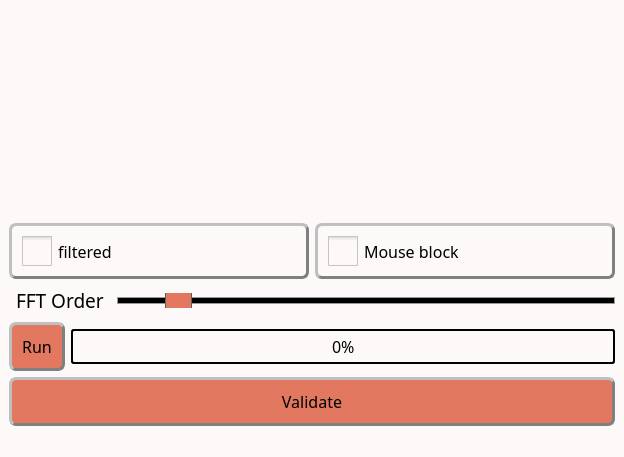
<?xml version="1.0" encoding="UTF-8"?>
<ui version="4.0">
 <class>MainWindow</class>
 <widget class="QMainWindow" name="MainWindow">
  <property name="geometry">
   <rect>
    <x>0</x>
    <y>0</y>
    <width>623</width>
    <height>457</height>
   </rect>
  </property>
  <property name="windowTitle">
   <string>Background substraction</string>
  </property>
  <property name="styleSheet">
   <string notr="true">/* Couleur du fond, label, combobox, progressbar vide et spin box */
QWidget, QLabel, QComboBox, QProgressBar, QSpinBox {background-color: rgb(253, 249, 248)}

/* Couleur quand inactif */
QPushButton:disabled, QComboBox:disabled, QSpinBox:disabled {background-color: rgba(243, 98, 64,150)}

/* Couleur des boutons et des selecteurs */
QPushButton, QComboBox::drop-down:button, QComboBox::down-arrow, QComboBox::down-arrow:disabled, QSpinBox::drop-down:button, QSpinBox::down-arrow, QSpinBox::down-arrow:disabled, QSpinBox::drop-up:button, QSpinBox::up-arrow, QSpinBox::up-arrow:disabled, QSlider::handle:horizontal {background-color: rgb(226, 120, 95)}

/* Couleur des bordures de même couleur que les boutons */
QComboBox::drop-down:button, QSpinBox::drop-down:button, QSpinBox::drop-up:button {border-color: rgb(193, 167, 181)}

/* Couleur des textes */
QLabel, QPushButton, QPushButton:hover, QCheckBox, QComboBox, Line, QTextEdit, QSpinBox {color: rgb(0, 0, 0)}

/* style des bordures 1 */
QLabel, QPushButton, QPushButton:hover, QCheckBox, QComboBox, QSpinBox  {
	border-style : outset;
	min-width : 5em;
}

/* style des bordures 2 */
QPushButton, QPushButton:hover, QCheckBox, QComboBox, QSpinBox  {
	border-radius: 7px;
	border-width: 3px;
	border-color: gray;
}

/* Font 1 */
QPushButton, QPushButton:hover, QCheckBox, QProgressBar {font: 12pt &quot;Noto Sans Cond&quot;}

/* Font 2 */
QComboBox, QTextEdit, QSpinBox {font: 10pt &quot;Noto Sans Cond&quot;}

/* Padding 1 */
QLabel, QComboBox, QComboBox::down-arrow, QSpinBox, QSpinBox::down-arrow, QSpinBox::up-arrow {padding : 2px;}

/* Padding 2 */
QPushButton, QPushButton:hover, QCheckBox {padding : 10px;}

/* Gestion taille des QCheckBoxes */
QCheckBox::indicator:unchecked, QCheckBox::indicator:unchecked:hover, QCheckBox::indicator:checked, QCheckBox::indicator:checked:hover  {
	width :30px;
	height : 30px;
}

QLabel {
	Border-radius : 5px;
	border-width : 0px;
	border-color : black;
	font : 14pt &quot;Noto Sans Cond&quot;;
}

QPushButton:hover {background-color: rgb(243, 98, 64);}

QCheckBox::indicator:unchecked {image: url(icons/uncheck_icon.png);}

QCheckBox::indicator:unchecked:hover {image: url(icons/uncheck_hover_icon.png);}

QCheckBox::indicator:checked {image: url(icons/Check_icon.png);}

QCheckBox::indicator:checked:hover {image: url(icons/Check_hover_icon.png);}

QComboBox::drop-down:button{
	border-radius: 4px;
	border-width: 3px;
	width: 36px;
}

QComboBox::down-arrow {
	image : url(icons/Arrow_down.png);
    width: 26px;
    height: 24px;
}

Line{
	format: plain;
	midLine-Width : 5px;
}

QFrame[height=&quot;3&quot;], QFrame[width=&quot;3&quot;] {background-color: #3A3939;}

QTextEdit{
	background-color: rgb(255, 255, 255);
	border-style: solid;
	border-radius: 5px;
	border-width: 2px;
	border-color: black;
}

QLineEdit {font : 12pt &quot;Noto Sans Cond&quot;;}

/* Gestion taille des QLineEdit */
QLineEdit::indicator:unchecked, QLineEdit::indicator:unchecked:hover, QLineEdit::indicator:checked, QLineEdit::indicator:checked:hover  {
	border-color: black;
}

QHBoxLayout {background-color: rgb(0, 240, 240, 50);}

QProgressBar {
	text-align: center;
	border: 2px solid black;
	border-radius: 3px;
 }

 QProgressBar::chunk {
	background-color: rgb(243, 98, 64);
	width: 20px;
	margin : 0.5px;
 }

QSpinBox::drop-down:button, QSpinBox::drop-up:button {
	border-radius: 2px;
	border-width: 3px;
	width: 36px;
}

QSpinBox::down-arrow {
	image : url(icons/Arrow_down.png);
    width: 26px;
    height: 24px;
}

QSpinBox::up-arrow {
	image : url(icons/Arrow_up.png);
    width: 26px;
    height: 24px;
}

QSlider::groove:horizontal {
    border: 1px solid #999999;
    height: 5px; /* the groove expands to the size of the slider by default. by giving it a height, it has a fixed size */
    background-color: rgb(0, 0, 0);
    margin: 2px 0;
}

QSlider::handle:horizontal {
    border: 1px solid #5c5c5c;
    width: 25px;
    height: 40px;
    margin: -10px 0; /* handle is placed by default on the contents rect of the groove. Expand outside the groove */
    border-radius: 3px;
}</string>
  </property>
  <widget class="QWidget" name="centralwidget">
   <property name="styleSheet">
    <string notr="true"/>
   </property>
   <layout class="QHBoxLayout" name="horizontalLayout_5">
    <item>
     <layout class="QVBoxLayout" name="verticalLayout_2">
      <item>
       <layout class="QHBoxLayout" name="horizontalLayout_4">
        <item>
         <widget class="ImageView" name="expSeries" native="true">
          <property name="sizePolicy">
           <sizepolicy hsizetype="MinimumExpanding" vsizetype="MinimumExpanding">
            <horstretch>0</horstretch>
            <verstretch>0</verstretch>
           </sizepolicy>
          </property>
         </widget>
        </item>
        <item>
         <widget class="PlotWidget" name="profiles" native="true">
          <property name="sizePolicy">
           <sizepolicy hsizetype="MinimumExpanding" vsizetype="MinimumExpanding">
            <horstretch>0</horstretch>
            <verstretch>0</verstretch>
           </sizepolicy>
          </property>
          <property name="minimumSize">
           <size>
            <width>600</width>
            <height>150</height>
           </size>
          </property>
         </widget>
        </item>
       </layout>
      </item>
      <item>
       <layout class="QVBoxLayout" name="verticalLayout">
        <item>
         <layout class="QHBoxLayout" name="horizontalLayout_3">
          <item>
           <widget class="QCheckBox" name="filtered">
            <property name="font">
             <font>
              <family>Noto Sans Cond</family>
              <pointsize>12</pointsize>
              <weight>50</weight>
              <italic>false</italic>
              <bold>false</bold>
             </font>
            </property>
            <property name="styleSheet">
             <string notr="true"/>
            </property>
            <property name="text">
             <string>filtered</string>
            </property>
           </widget>
          </item>
          <item>
           <widget class="QCheckBox" name="mouseLock">
            <property name="font">
             <font>
              <family>Noto Sans Cond</family>
              <pointsize>12</pointsize>
              <weight>50</weight>
              <italic>false</italic>
              <bold>false</bold>
             </font>
            </property>
            <property name="styleSheet">
             <string notr="true"/>
            </property>
            <property name="text">
             <string>Mouse block</string>
            </property>
           </widget>
          </item>
         </layout>
        </item>
        <item>
         <layout class="QHBoxLayout" name="horizontalLayout_2">
          <item>
           <widget class="QLabel" name="label_fft">
            <property name="enabled">
             <bool>true</bool>
            </property>
            <property name="font">
             <font>
              <family>Noto Sans Cond</family>
              <pointsize>14</pointsize>
              <weight>50</weight>
              <italic>false</italic>
              <bold>false</bold>
             </font>
            </property>
            <property name="styleSheet">
             <string notr="true"/>
            </property>
            <property name="text">
             <string>FFT Order</string>
            </property>
           </widget>
          </item>
          <item>
           <widget class="QSlider" name="slider_fft">
            <property name="maximum">
             <number>10</number>
            </property>
            <property name="pageStep">
             <number>1</number>
            </property>
            <property name="value">
             <number>1</number>
            </property>
            <property name="orientation">
             <enum>Qt::Horizontal</enum>
            </property>
           </widget>
          </item>
         </layout>
        </item>
        <item>
         <layout class="QHBoxLayout" name="horizontalLayout">
          <item>
           <widget class="QPushButton" name="preview">
            <property name="font">
             <font>
              <family>Noto Sans Cond</family>
              <pointsize>12</pointsize>
              <weight>50</weight>
              <italic>false</italic>
              <bold>false</bold>
             </font>
            </property>
            <property name="toolTip">
             <string>&lt;html&gt;&lt;head/&gt;&lt;body&gt;&lt;p&gt;&lt;span style=&quot; font-size:11pt;&quot;&gt;Run the computation&lt;/span&gt;&lt;/p&gt;&lt;/body&gt;&lt;/html&gt;</string>
            </property>
            <property name="styleSheet">
             <string notr="true"/>
            </property>
            <property name="text">
             <string>Run</string>
            </property>
            <property name="icon">
             <iconset>
              <normaloff>TSG_icons/run_icon.png</normaloff>TSG_icons/run_icon.png</iconset>
            </property>
           </widget>
          </item>
          <item>
           <widget class="QProgressBar" name="progressBar">
            <property name="font">
             <font>
              <family>Noto Sans Cond</family>
              <pointsize>12</pointsize>
              <weight>50</weight>
              <italic>false</italic>
              <bold>false</bold>
             </font>
            </property>
            <property name="value">
             <number>0</number>
            </property>
           </widget>
          </item>
         </layout>
        </item>
        <item>
         <widget class="QPushButton" name="Validate_button">
          <property name="minimumSize">
           <size>
            <width>116</width>
            <height>0</height>
           </size>
          </property>
          <property name="font">
           <font>
            <family>Noto Sans Cond</family>
            <pointsize>12</pointsize>
            <weight>50</weight>
            <italic>false</italic>
            <bold>false</bold>
           </font>
          </property>
          <property name="toolTip">
           <string>&lt;html&gt;&lt;head/&gt;&lt;body&gt;&lt;p&gt;&lt;span style=&quot; font-size:11pt;&quot;&gt;Export data to the main GUI&lt;/span&gt;&lt;/p&gt;&lt;/body&gt;&lt;/html&gt;</string>
          </property>
          <property name="styleSheet">
           <string notr="true"/>
          </property>
          <property name="text">
           <string>Validate</string>
          </property>
          <property name="icon">
           <iconset>
            <normaloff>TSG_icons/Export.png</normaloff>TSG_icons/Export.png</iconset>
          </property>
         </widget>
        </item>
       </layout>
      </item>
     </layout>
    </item>
   </layout>
  </widget>
  <widget class="QMenuBar" name="menubar">
   <property name="geometry">
    <rect>
     <x>0</x>
     <y>0</y>
     <width>623</width>
     <height>20</height>
    </rect>
   </property>
  </widget>
  <widget class="QStatusBar" name="statusbar"/>
 </widget>
 <customwidgets>
  <customwidget>
   <class>ImageView</class>
   <extends>QWidget</extends>
   <header>pyqtgraph</header>
   <container>1</container>
  </customwidget>
  <customwidget>
   <class>PlotWidget</class>
   <extends>QWidget</extends>
   <header>pyqtgraph</header>
   <container>1</container>
  </customwidget>
 </customwidgets>
 <resources/>
 <connections/>
</ui>
